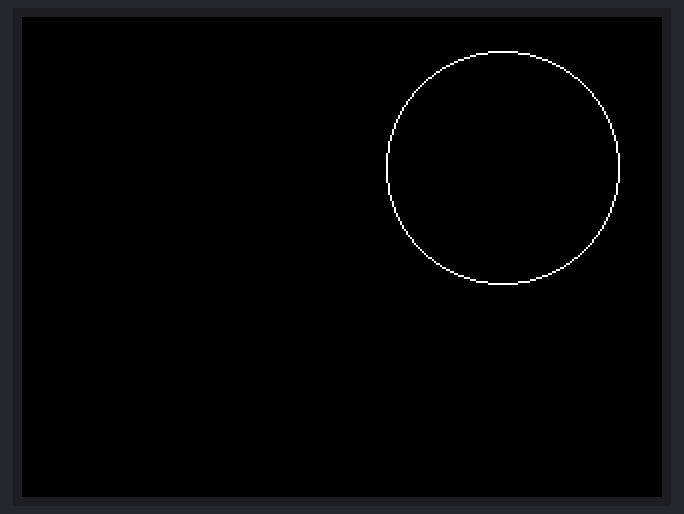
This sketch was run on a simulated Arduino Uno, built with avr-gcc and run on an emulated ATmega328P. Parts: 320×240 colour display. What the sketch prints to the serial monitor is not drawn.

Above: at 1.3 s.
At 1.9 s:
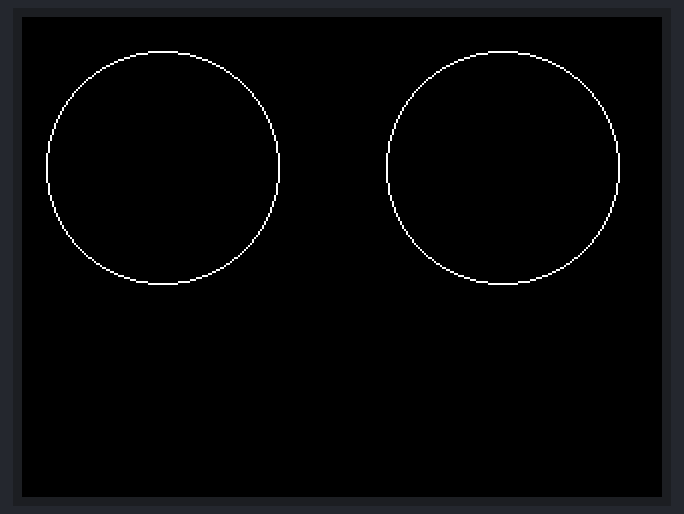
At 2.6 s:
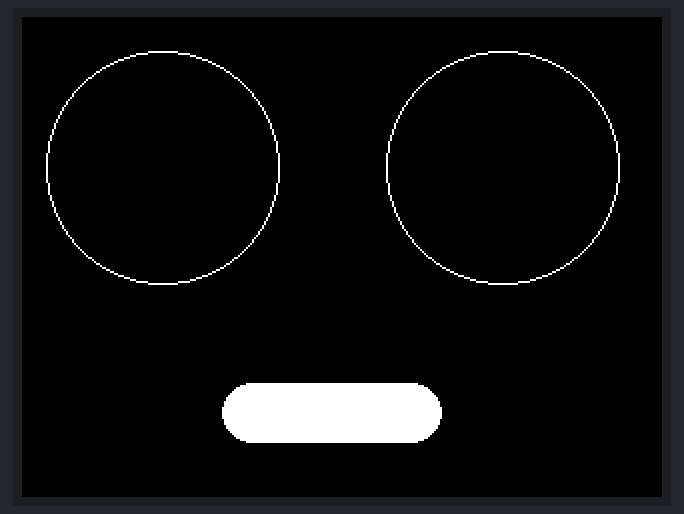
At 3.36 s:
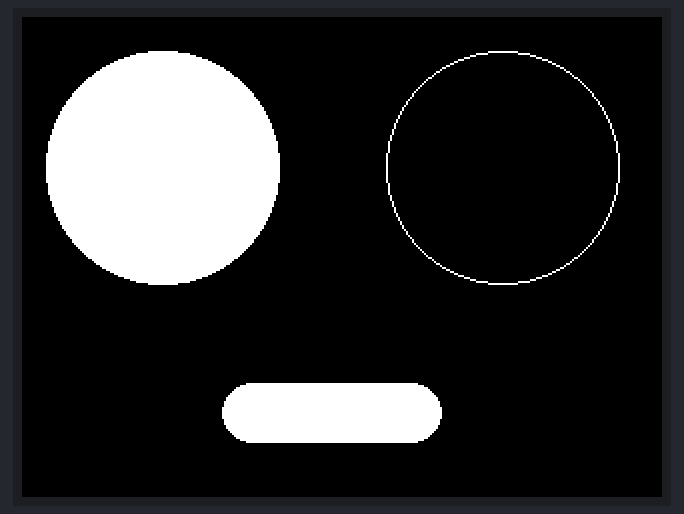
At 3.9 s:
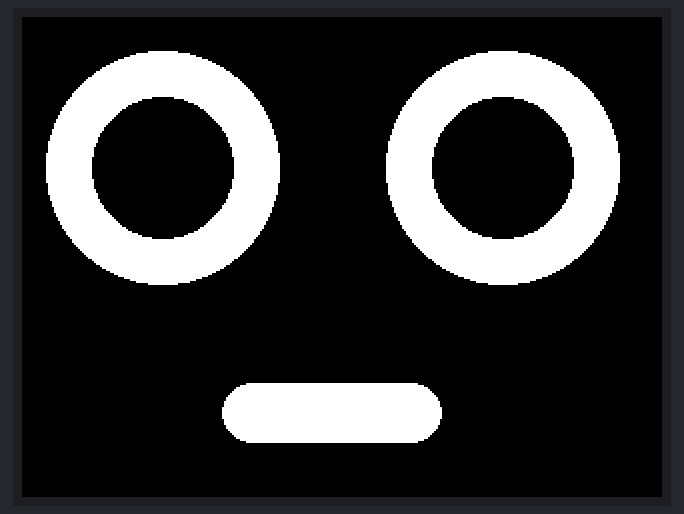
At 37.4 s:
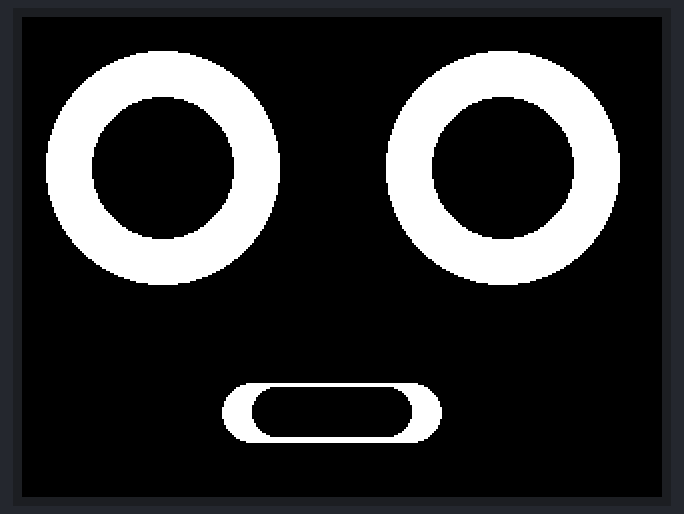

The sketch:

HMD_03.ino
```cpp
//.......................................................................KEEP STARTING INNOVATIVELY.......................................................................
//                                                                     HIRO MINI DISPLAY TEST PROGRAM-03
//                                                                  @COPY RIGHT 2023, 30 APRIL, 12:00 IST
// ......................program begins...............//
#include "SPFD5408_Adafruit_GFX.h"    // CORE GRAPHICS LIB
#include "SPFD5408_Adafruit_TFTLCD.h" // SPECIFIC HARDWARE LIB
#include "SPFD5408_TouchScreen.h"


// PIN OUT FOR TFT 2.4 INCH TOUCH SCREEN
#define YP    A1
#define XM    A2
#define YM    7
#define XP    6

// CALIBRATED TOUCH SCREEN VALUES  FOR MY TFT
#define TS_MINX   931
#define TS_MINY   895
#define TS_MAXX   178
#define TS_MAXY   75// these values are for rotation(3) and start screen from this rotation//

// INITIALIZING TS
TouchScreen ts = TouchScreen(XP, YP, XM, YM, 300);

#define LCD_RD    A0
#define LCD_WR    A1
#define LCD_CD    A2
#define LCD_CS    A3
#define LCD_RESET A4

// Instantiate the tft object
Adafruit_TFTLCD tft(LCD_CS, LCD_CD, LCD_WR, LCD_RD, LCD_RESET);

// COLOUR CODES FOR 16-BIT
#define  BLACK   0x0000
#define BLUE    0x001F
#define RED     0xF800
#define GREEN   0x07E0
#define CYAN    0x07FF
#define MAGENTA 0xF81F
#define YELLOW  0xFFE0
#define WHITE   0xFFFF

void setup(void) {
  Serial.begin(9600);
  Serial.println(F("Paint!"));

  tft.reset();
  tft.begin(0x9341);      // SPFD5408 compatible
  tft.setRotation(3);     // SPECIALY FOR MY TFT
                          // tft.setRotation(3);
  tft.fillScreen(BLACK);  //Set Background Color with BLACK
  delay(1000);
 /* tft.drawCircle(240,75, 58, WHITE); //x,y ,radius,colour
  delay(1000);
 // tft.fillRectcirle(50, 50, 100, 60, RED);
  tft.drawCircle(70, 75, 58, WHITE); //x,y,Radius,colour
  delay(1000);

  */

  tft.drawCircle(240,75, 58, WHITE); //x,y ,radius
  delay(650);

  tft.drawCircle(70, 75, 58, WHITE); //x,y,Radius
  delay(650);

  tft.fillRoundRect(100,183,110,30,27,WHITE); //x,y, width, height,radius,colour
  delay(680);
  /*
  tft.fillCircle(70, 75, 58, WHITE); //x,y,Radius,colour
  delay(1000);
  tft.fillCircle(240,75, 58, WHITE); //x,y ,radius,colour
  delay(1000);
  */
}

void loop() {

 /* tft.drawCircle(240,75, 58, WHITE); //x,y ,radius
  delay(650);

  tft.drawCircle(70, 75, 58, WHITE); //x,y,Radius
  delay(650);

*/
  tft.fillCircle(70, 75, 58, WHITE); //x,y,Radius,colour
  delay(200);
  tft.fillCircle(240,75, 58, WHITE); //x,y ,radius,colour
  delay(200);
   tft.fillCircle(70, 75, 35, BLACK); //x,y,Radius,colour
  delay(200);
  tft.fillCircle(240,75, 35, BLACK); //x,y ,radius,colour
  delay(900);
   tft.fillRoundRect(115,185,80,25,20,BLACK); //x,y, width, height,radius,colour
  delay(1000);
 // tft.fillCircle(70, 75, 35, BLACK); //x,y,Radius,colour
  //delay(1500);
  }
```

Measured:
- what the display in image 0 shows lasts 0.7 s, from 1.2 s to 1.9 s
- what the display in image 4 shows lasts 0.9 s, from 3.9 s to 4.8 s
- what the display in image 5 shows lasts 1.9 s, from 37.3 s to 39.2 s
